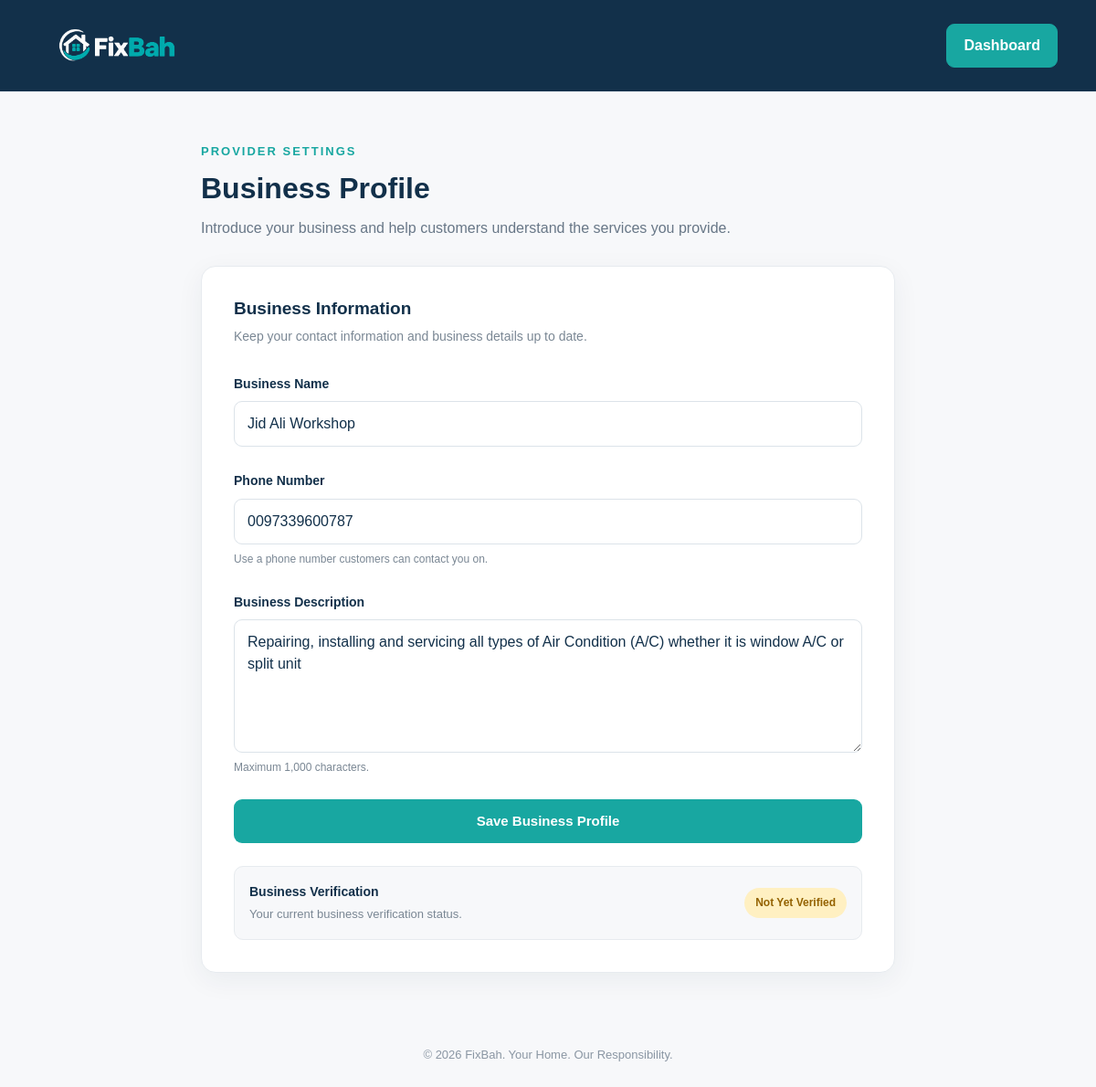
/provider-profile (signed in), run on the app's committed database.
### tables this page shows
CREATE TABLE providers (
    id INTEGER PRIMARY KEY AUTOINCREMENT,
    user_id INTEGER NOT NULL UNIQUE,
    business_name TEXT NOT NULL,
    phone TEXT NOT NULL,
    description TEXT,
    verified INTEGER NOT NULL DEFAULT 0,
    FOREIGN KEY (user_id) REFERENCES users(id)
);

### app.py (the view, shortened to what this page needs)
@app.route("/provider-profile", methods=["GET", "POST"])
def provider_profile():
    if "user_id" not in session:
        return redirect(url_for("login"))
    if session.get("role") != "provider":
        return redirect(url_for("dashboard"))
    db = get_db_connection()
    profile = db.execute("""
        SELECT *
        FROM providers
        WHERE user_id = ?
    """, (session["user_id"],)).fetchone()
    error = None
    success = None
    db.close()
    return render_template(
        "provider_profile.html",
        profile=profile,
        error=error,
        success=success
    )

### database.py (called while the page is built)
def get_db_connection():
    db = sqlite3.connect(DATABASE)
    db.row_factory = sqlite3.Row
    db.execute("PRAGMA foreign_keys = ON")
    return db

### templates/provider_profile.html (shortened to what this page needs)
<!DOCTYPE html>
<html lang="en">
<head>
    <link
        href="https://cdn.jsdelivr.net/npm/bootstrap@5.3.3/dist/css/bootstrap.min.css"
        rel="stylesheet"
    >
    <link
        rel="stylesheet"
        href="{{ url_for('static', filename='css/style.css') }}"
    >
</head>
<body class="profile-page">
    <nav class="navbar navbar-expand-lg navbar-dark dashboard-navbar">
        <div class="container">
            <a class="navbar-brand d-flex align-items-center" href="{{ url_for('home') }}">
                <img
                    src="{{ url_for('static', filename='images/fixbah-logo.png') }}"
                    alt="FixBah logo"
                    class="fixbah-logo"
                >
            </a>
            <a href="{{ url_for('provider_dashboard') }}"
               class="btn btn-primary-brand">
                Dashboard
            </a>
        </div>
    </nav>
    <main class="profile-container">
        <div class="profile-heading">
            <div class="profile-label">Provider Settings</div>
            <h1>Business Profile</h1>
            <p>
                Introduce your business and help customers understand
                the services you provide.
            </p>
        </div>
        <div class="profile-card">
            <h2 class="profile-section-title">
                Business Information
            </h2>
            <p class="profile-section-description">
                Keep your contact information and business details up to date.
            </p>
            <form method="POST">
                <div class="mb-4">
                    <label for="business_name" class="form-label">
                        Business Name
                    </label>
                    <input
                        type="text"
                        class="form-control"
                        id="business_name"
                        name="business_name"
                        value="{{ profile.business_name if profile else '' }}"
                        maxlength="100"
                        placeholder="Enter your business name"
                        autocomplete="organization"
                        required
                    >
                </div>
                <div class="mb-4">
                    <label for="phone" class="form-label">
                        Phone Number
                    </label>
                    <input
                        type="tel"
                        class="form-control"
                        id="phone"
                        name="phone"
                        value="{{ profile.phone if profile else '' }}"
                        maxlength="25"
                        placeholder="+973 1234 5678"
                        autocomplete="tel"
                        required
                    >
                    <div class="form-text">
                        Use a phone number customers can contact you on.
                    </div>
                </div>
                <div class="mb-4">
                    <label for="description" class="form-label">
                        Business Description
                    </label>
                    <textarea
                        class="form-control"
                        id="description"
                        name="description"
                        rows="5"
                        maxlength="1000"
                        placeholder="Describe your experience, services, and what makes your business special..."
                    >{{ profile.description if profile else '' }}</textarea>
                    <div class="form-text">
                        Maximum 1,000 characters.
                    </div>
                </div>
                <button
                    type="submit"
                    class="btn save-profile-btn w-100"
                >
                    Save Business Profile
                </button>
            </form>
            {% if profile %}
                <div class="verification-box">
                    <div>
                        <div class="verification-title">
                            Business Verification
                        </div>
                        <p class="verification-description">
                            Your current business verification status.
                        </p>
                    </div>
                    {% if profile.verified %}
                        <span class="verification-badge verified">
                            ✓ Verified
                        </span>
                    {% else %}
                        <span class="verification-badge not-verified">
                            Not Yet Verified
                        </span>
                    {% endif %}
                </div>
            {% endif %}
        </div>
    </main>
    <footer class="profile-footer">
        © 2026 FixBah. Your Home. Our Responsibility.
    </footer>
</body>
</html>

### static/css/style.css (style rules this page uses)
:root { --navy: #12304A; --navy-dark: #0B2235; --teal: #18A7A1; --teal-dark: #138A85; --light: #F7F8FA; --white: #FFFFFF; --text: #263746; --muted: #6B7B89; --border: #E5EBF0; }
* { box-sizing: border-box; }
html { scroll-behavior: smooth; scroll-padding-top: 90px; }
body { margin: 0; background: var(--white); color: var(--text); font-family: Arial, Helvetica, sans-serif; line-height: 1.6; }
a { text-decoration: none; }
.navbar { background-color: #12304A; padding: 16px 0; border-bottom: 1px solid var(--border); }
.navbar-brand { font-size: 2rem; font-weight: 800; letter-spacing: -1.5px; }
.btn { border-radius: 8px; font-weight: 700; transition: background-color 0.2s, color 0.2s, border-color 0.2s, transform 0.2s; }
.btn-primary-brand { display: inline-flex; align-items: center; justify-content: center; gap: 10px; background: var(--teal); border: 1px solid var(--teal); color: var(--white); padding: 12px 23px; }
.btn-primary-brand { background: #18A7A1; border: 1px solid #18A7A1; color: #FFFFFF; font-weight: 600; padding: 11px 18px; border-radius: 8px; transition: 0.2s ease; }
.dashboard-navbar { background: #12304A; padding: 15px 0; }
.btn-primary-brand { background: #18A7A1; border: 1px solid #18A7A1; color: #FFFFFF; }
.profile-page { background-color: #F7F8FA; color: #12304A; font-family: Arial, sans-serif; min-height: 100vh; }
.profile-container { max-width: 800px; margin: 55px auto; padding: 0 20px; }
.profile-heading { margin-bottom: 28px; }
.profile-label { color: #18A7A1; font-size: 13px; font-weight: 700; letter-spacing: 2px; text-transform: uppercase; margin-bottom: 10px; }
.profile-heading h1 { font-size: 32px; font-weight: 800; margin-bottom: 12px; color: #12304A; }
.profile-heading p { color: #687787; font-size: 16px; margin-bottom: 0; }
.profile-card { background-color: white; border: 1px solid #E7EBEF; border-radius: 16px; padding: 35px; box-shadow: 0 8px 30px rgba(18, 48, 74, 0.06); }
.profile-section-title { font-size: 19px; font-weight: 700; margin-bottom: 7px; color: #12304A; }
.profile-section-description { color: #7A8794; font-size: 14px; margin-bottom: 28px; }
.profile-page .form-label { color: #12304A; font-size: 14px; font-weight: 700; margin-bottom: 8px; }
.profile-page .form-control { border: 1px solid #DCE3E9; border-radius: 9px; padding: 12px 14px; color: #12304A; background-color: #FFFFFF; }
.profile-page textarea.form-control { resize: vertical; min-height: 130px; }
.profile-page .form-text { color: #7A8794; font-size: 12px; margin-top: 7px; }
.save-profile-btn { background-color: #18A7A1; color: white; border: none; border-radius: 9px; padding: 13px 20px; font-size: 15px; font-weight: 700; transition: 0.2s; }
.verification-box { display: flex; align-items: center; justify-content: space-between; gap: 15px; margin-top: 25px; padding: 16px; background-color: #F7F8FA; border: 1px solid #E7EBEF; border-radius: 10px; }
.verification-title { color: #12304A; font-weight: 700; font-size: 14px; margin-bottom: 4px; }
.verification-description { color: #7A8794; font-size: 13px; margin-bottom: 0; }
.verification-badge { display: inline-block; padding: 7px 12px; border-radius: 20px; font-size: 12px; font-weight: 700; white-space: nowrap; }
.verification-badge.not-verified { color: #946200; background-color: #FFF0C2; }
.profile-footer { text-align: center; color: #8A96A3; font-size: 13px; padding: 25px 15px; }
.btn-primary-brand { background: #18A7A1; border: 1px solid #18A7A1; color: #FFFFFF; font-weight: 700; border-radius: 9px; }
.fixbah-logo { width: 170px; height: 60px; object-fit: contain; }

### data on the page
providers: business_name "Jid Ali Workshop", phone "0097339600787", description "Repairing, installing and servicing all types of Air Condition (A/C) whether it is window A/C or split unit"
